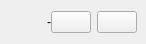
<?xml version="1.0" encoding="UTF-8"?>
<ui version="4.0">
 <class>savedItem</class>
 <widget class="QWidget" name="savedItem">
  <property name="geometry">
   <rect>
    <x>0</x>
    <y>0</y>
    <width>136</width>
    <height>44</height>
   </rect>
  </property>
  <property name="windowTitle">
   <string>Form</string>
  </property>
  <layout class="QHBoxLayout" name="horizontalLayout">
   <property name="spacing">
    <number>0</number>
   </property>
   <property name="leftMargin">
    <number>6</number>
   </property>
   <property name="topMargin">
    <number>0</number>
   </property>
   <property name="rightMargin">
    <number>0</number>
   </property>
   <property name="bottomMargin">
    <number>0</number>
   </property>
   <item>
    <widget class="QPushButton" name="icon">
     <property name="sizePolicy">
      <sizepolicy hsizetype="Maximum" vsizetype="Expanding">
       <horstretch>0</horstretch>
       <verstretch>0</verstretch>
      </sizepolicy>
     </property>
     <property name="styleSheet">
      <string notr="true">border:none;
background:transparent;</string>
     </property>
     <property name="text">
      <string/>
     </property>
     <property name="icon">
      <iconset resource="resources.qrc">
       <normaloff>:/cron/icon-64.png</normaloff>:/cron/icon-64.png</iconset>
     </property>
     <property name="iconSize">
      <size>
       <width>32</width>
       <height>32</height>
      </size>
     </property>
    </widget>
   </item>
   <item>
    <layout class="QHBoxLayout" name="horizontalLayout_2">
     <property name="leftMargin">
      <number>9</number>
     </property>
     <property name="topMargin">
      <number>9</number>
     </property>
     <property name="rightMargin">
      <number>9</number>
     </property>
     <property name="bottomMargin">
      <number>9</number>
     </property>
     <item>
      <widget class="ElidedLabel" name="title">
       <property name="styleSheet">
        <string notr="true">background:transparent;</string>
       </property>
       <property name="text">
        <string>-</string>
       </property>
      </widget>
     </item>
     <item>
      <layout class="QHBoxLayout" name="horizontalLayout_3">
       <property name="spacing">
        <number>6</number>
       </property>
       <item>
        <widget class="QPushButton" name="load">
         <property name="sizePolicy">
          <sizepolicy hsizetype="Maximum" vsizetype="Fixed">
           <horstretch>0</horstretch>
           <verstretch>0</verstretch>
          </sizepolicy>
         </property>
         <property name="toolTip">
          <string>View</string>
         </property>
         <property name="text">
          <string/>
         </property>
         <property name="icon">
          <iconset resource="resources.qrc">
           <normaloff>:/icons/others/eye-line.png</normaloff>:/icons/others/eye-line.png</iconset>
         </property>
        </widget>
       </item>
       <item>
        <widget class="QPushButton" name="remove">
         <property name="sizePolicy">
          <sizepolicy hsizetype="Maximum" vsizetype="Fixed">
           <horstretch>0</horstretch>
           <verstretch>0</verstretch>
          </sizepolicy>
         </property>
         <property name="toolTip">
          <string>Delete</string>
         </property>
         <property name="text">
          <string/>
         </property>
         <property name="icon">
          <iconset resource="resources.qrc">
           <normaloff>:/icons/others/delete-bin-5-line.png</normaloff>:/icons/others/delete-bin-5-line.png</iconset>
         </property>
        </widget>
       </item>
      </layout>
     </item>
    </layout>
   </item>
  </layout>
 </widget>
 <customwidgets>
  <customwidget>
   <class>ElidedLabel</class>
   <extends>QLabel</extends>
   <header>elidedlabel.h</header>
  </customwidget>
 </customwidgets>
 <resources>
  <include location="resources.qrc"/>
 </resources>
 <connections/>
</ui>
